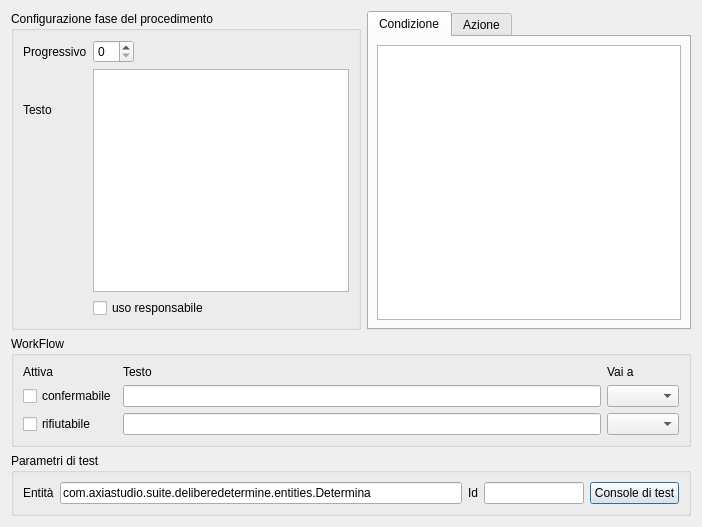
<?xml version="1.0" encoding="UTF-8"?>
<ui version="4.0">
 <class>Dialog</class>
 <widget class="QDialog" name="Dialog">
  <property name="geometry">
   <rect>
    <x>0</x>
    <y>0</y>
    <width>702</width>
    <height>527</height>
   </rect>
  </property>
  <property name="windowTitle">
   <string>Fase del procedimento</string>
  </property>
  <layout class="QVBoxLayout" name="verticalLayout_3">
   <item>
    <layout class="QHBoxLayout" name="horizontalLayout">
     <item>
      <widget class="QGroupBox" name="groupBox">
       <property name="sizePolicy">
        <sizepolicy hsizetype="Fixed" vsizetype="Preferred">
         <horstretch>0</horstretch>
         <verstretch>0</verstretch>
        </sizepolicy>
       </property>
       <property name="title">
        <string>Configurazione fase del procedimento</string>
       </property>
       <layout class="QGridLayout" name="gridLayout">
        <item row="0" column="0">
         <widget class="QLabel" name="label">
          <property name="text">
           <string>Progressivo</string>
          </property>
         </widget>
        </item>
        <item row="0" column="1">
         <widget class="QSpinBox" name="spinBox">
          <property name="column" stdset="0">
           <string>progressivo</string>
          </property>
         </widget>
        </item>
        <item row="0" column="2">
         <spacer name="horizontalSpacer">
          <property name="orientation">
           <enum>Qt::Horizontal</enum>
          </property>
          <property name="sizeHint" stdset="0">
           <size>
            <width>194</width>
            <height>20</height>
           </size>
          </property>
         </spacer>
        </item>
        <item row="1" column="0">
         <widget class="QLabel" name="label_2">
          <property name="text">
           <string>Testo</string>
          </property>
         </widget>
        </item>
        <item row="1" column="1" rowspan="2" colspan="2">
         <widget class="QTextEdit" name="textEdit">
          <property name="column" stdset="0">
           <string>testo</string>
          </property>
         </widget>
        </item>
        <item row="2" column="0" rowspan="2">
         <spacer name="verticalSpacer">
          <property name="orientation">
           <enum>Qt::Vertical</enum>
          </property>
          <property name="sizeHint" stdset="0">
           <size>
            <width>20</width>
            <height>182</height>
           </size>
          </property>
         </spacer>
        </item>
        <item row="3" column="1" colspan="2">
         <widget class="QCheckBox" name="checkBox_3">
          <property name="text">
           <string>uso responsabile</string>
          </property>
          <property name="column" stdset="0">
           <string>usoresponsabile</string>
          </property>
         </widget>
        </item>
       </layout>
      </widget>
     </item>
     <item>
      <widget class="QTabWidget" name="tabWidget">
       <property name="currentIndex">
        <number>0</number>
       </property>
       <widget class="QWidget" name="tab">
        <attribute name="title">
         <string>Condizione</string>
        </attribute>
        <layout class="QVBoxLayout" name="verticalLayout_2">
         <property name="leftMargin">
          <number>8</number>
         </property>
         <property name="topMargin">
          <number>8</number>
         </property>
         <property name="rightMargin">
          <number>8</number>
         </property>
         <property name="bottomMargin">
          <number>8</number>
         </property>
         <item>
          <widget class="QTextEdit" name="textEdit_2">
           <property name="column" stdset="0">
            <string>condizione</string>
           </property>
          </widget>
         </item>
        </layout>
       </widget>
       <widget class="QWidget" name="tab_2">
        <attribute name="title">
         <string>Azione</string>
        </attribute>
        <layout class="QVBoxLayout" name="verticalLayout">
         <property name="leftMargin">
          <number>8</number>
         </property>
         <property name="topMargin">
          <number>8</number>
         </property>
         <property name="rightMargin">
          <number>8</number>
         </property>
         <property name="bottomMargin">
          <number>8</number>
         </property>
         <item>
          <widget class="QTextEdit" name="textEdit_3">
           <property name="column" stdset="0">
            <string>azione</string>
           </property>
          </widget>
         </item>
        </layout>
       </widget>
      </widget>
     </item>
    </layout>
   </item>
   <item>
    <widget class="QGroupBox" name="groupBox_2">
     <property name="title">
      <string>WorkFlow</string>
     </property>
     <layout class="QGridLayout" name="gridLayout_2">
      <item row="2" column="1">
       <widget class="QLineEdit" name="lineEdit_2">
        <property name="text">
         <string/>
        </property>
        <property name="column" stdset="0">
         <string>testorifiutata</string>
        </property>
       </widget>
      </item>
      <item row="0" column="1">
       <widget class="QLabel" name="label_4">
        <property name="text">
         <string>Testo</string>
        </property>
       </widget>
      </item>
      <item row="0" column="0">
       <widget class="QLabel" name="label_3">
        <property name="text">
         <string>Attiva</string>
        </property>
       </widget>
      </item>
      <item row="1" column="2">
       <widget class="com.axiastudio.pypapi.ui.widgets.PyPaPiComboBox" name="comboBox">
        <property name="column" stdset="0">
         <string>confermata</string>
        </property>
       </widget>
      </item>
      <item row="0" column="2">
       <widget class="QLabel" name="label_5">
        <property name="text">
         <string>Vai a</string>
        </property>
       </widget>
      </item>
      <item row="2" column="2">
       <widget class="com.axiastudio.pypapi.ui.widgets.PyPaPiComboBox" name="comboBox_2">
        <property name="column" stdset="0">
         <string>rifiutata</string>
        </property>
       </widget>
      </item>
      <item row="1" column="1">
       <widget class="QLineEdit" name="lineEdit">
        <property name="text">
         <string/>
        </property>
        <property name="column" stdset="0">
         <string>testoconfermata</string>
        </property>
       </widget>
      </item>
      <item row="1" column="0">
       <widget class="QCheckBox" name="checkBox">
        <property name="text">
         <string>confermabile</string>
        </property>
        <property name="column" stdset="0">
         <string>confermabile</string>
        </property>
       </widget>
      </item>
      <item row="2" column="0">
       <widget class="QCheckBox" name="checkBox_2">
        <property name="text">
         <string>rifiutabile</string>
        </property>
        <property name="column" stdset="0">
         <string>rifiutabile</string>
        </property>
       </widget>
      </item>
     </layout>
    </widget>
   </item>
   <item>
    <widget class="QGroupBox" name="groupBox_4">
     <property name="title">
      <string>Parametri di test</string>
     </property>
     <layout class="QHBoxLayout" name="horizontalLayout_2" stretch="0,4,0,1,0">
      <item>
       <widget class="QLabel" name="label_6">
        <property name="text">
         <string>Entità</string>
        </property>
       </widget>
      </item>
      <item>
       <widget class="QLineEdit" name="lineEdit_entita">
        <property name="text">
         <string>com.axiastudio.suite.deliberedetermine.entities.Determina</string>
        </property>
       </widget>
      </item>
      <item>
       <widget class="QLabel" name="label_7">
        <property name="text">
         <string>Id</string>
        </property>
       </widget>
      </item>
      <item>
       <widget class="QLineEdit" name="lineEdit_id"/>
      </item>
      <item>
       <widget class="QPushButton" name="pushButton_console">
        <property name="text">
         <string>Console di test</string>
        </property>
       </widget>
      </item>
     </layout>
    </widget>
   </item>
  </layout>
 </widget>
 <customwidgets>
  <customwidget>
   <class>com.axiastudio.pypapi.ui.widgets.PyPaPiComboBox</class>
   <extends>QComboBox</extends>
   <header>pypapicombobox.h</header>
  </customwidget>
 </customwidgets>
 <resources/>
 <connections/>
</ui>
